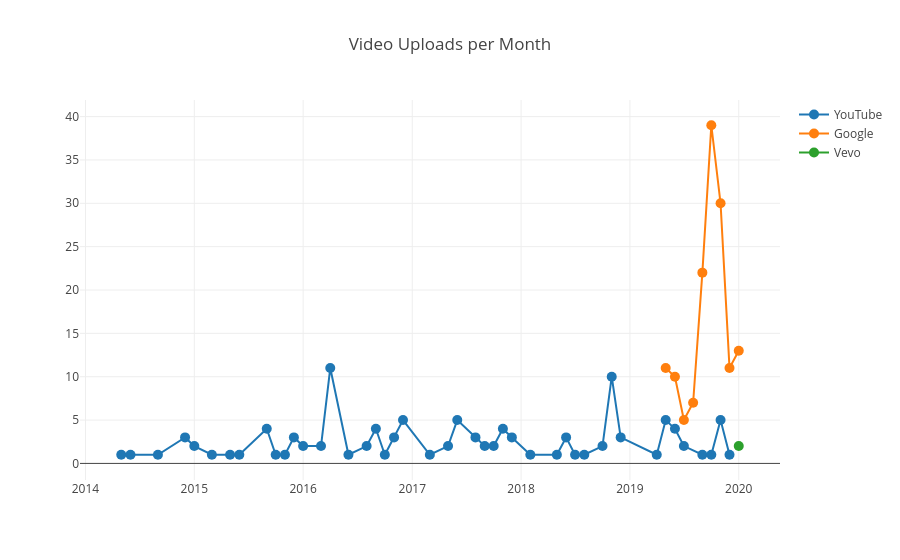

The cell this chart's notebook holds for it:
### Code cell
fig = go.Figure()
for channel in ['YouTube', 'Google', 'Vevo']:
    df = (channels_activities
          [(channels_activities['snippet.channelTitle']==channel) & (channels_activities['snippet.type']=='upload')]
          .groupby(['pub_month', 'snippet.channelTitle'])
          ['snippet.type']
          .value_counts().to_frame()
          .rename(columns={'snippet.type': 'count'})
          .reset_index())
    fig.add_scatter(x=df['pub_month'].astype(str), y=df['count'], name=channel, mode='lines+markers', marker={'size': 10})

fig.layout.template = 'none'
fig.layout.title = 'Video Uploads per Month'
fig

### Figure 1 — Plotly figure (JSON) as saved in the notebook; plotly's stock layout.template omitted (floating-point values rounded to 4 significant figures)
{"data": [{"marker": {"size": 10}, "mode": "lines+markers", "name": "YouTube", "type": "scatter", "x": ["2014-05", "2014-06", "2014-09", "2014-12", "2015-01", "2015-03", "2015-05", "2015-06", "2015-09", "2015-10", "2015-11", "2015-12", "2016-01", "2016-03", "2016-04", "2016-06", "2016-08", "2016-09", "2016-10", "2016-11", "2016-12", "2017-03", "2017-05", "2017-06", "2017-08", "2017-09", "2017-10", "2017-11", "2017-12", "2018-02", "2018-05", "2018-06", "2018-07", "2018-08", "2018-10", "2018-11", "2018-12", "2019-04", "2019-05", "2019-06", "2019-07", "2019-09", "2019-10", "2019-11", "2019-12"], "y": [1, 1, 1, 3, 2, 1, 1, 1, 4, 1, 1, 3, 2, 2, 11, 1, 2, 4, 1, 3, 5, 1, 2, 5, 3, 2, 2, 4, 3, 1, 1, 3, 1, 1, 2, 10, 3, 1, 5, 4, 2, 1, 1, 5, 1]}, {"marker": {"size": 10}, "mode": "lines+markers", "name": "Google", "type": "scatter", "x": ["2019-05", "2019-06", "2019-07", "2019-08", "2019-09", "2019-10", "2019-11", "2019-12", "2020-01"], "y": [11, 10, 5, 7, 22, 39, 30, 11, 13]}, {"marker": {"size": 10}, "mode": "lines+markers", "name": "Vevo", "type": "scatter", "x": ["2020-01"], "y": [2]}], "layout": {"title": {"text": "Video Uploads per Month"}}}
